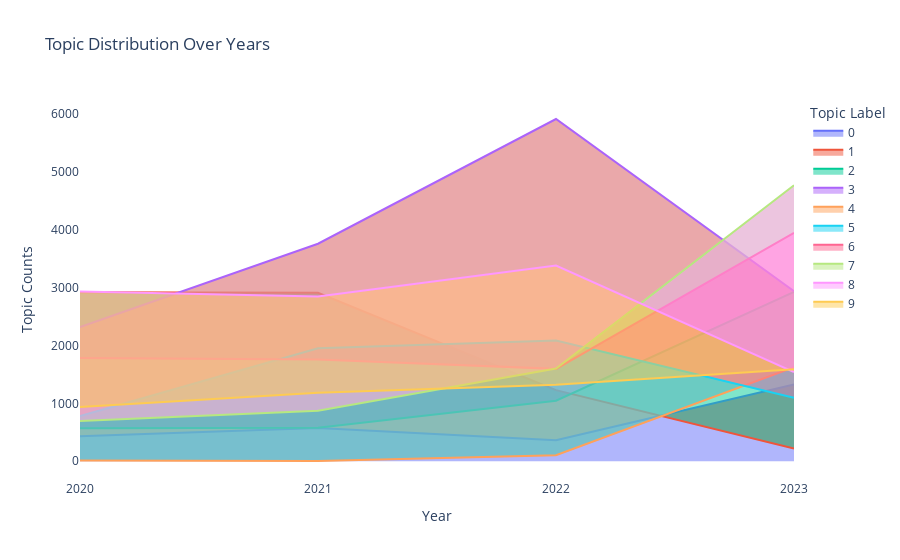

Write notebook code for a chart like this one.
### Code cell
import pandas as pd
import plotly.express as px

# Assuming you already have the 'df' DataFrame with 'date' and 'topic_label' columns

# Extract the year from the 'date' column
df['year'] = df['date'].dt.year

# Count the occurrences of each topic label for each year
topic_counts = df.groupby(['year', 'topic_label']).size().reset_index(name='count')

# Create an interactive line plot using Plotly
fig = px.line(topic_counts, x='year', y='count', color='topic_label', line_group='topic_label', 
              labels={'year': 'Year', 'count': 'Topic Counts'}, title='Topic Distribution Over Years')

# Add filled area under the lines
fig.update_traces(fill='tonexty')

fig.update_layout(
    hovermode='x',  # Show hover information for x-axis
    xaxis=dict(type='category'),  # Use categorical x-axis
    legend_title='Topic Label',
    showlegend=True,
    plot_bgcolor='white'  # Set plot background color
)

fig.show()

### Figure 1 — Plotly figure (JSON) as saved in the notebook; plotly's stock layout.template omitted (floating-point values rounded to 4 significant figures)
{"data": [{"fill": "tonexty", "hovertemplate": "topic_label=0<br>Year=%{x}<br>Topic Counts=%{y}<extra></extra>", "legendgroup": "0", "line": {"color": "#636efa", "dash": "solid"}, "marker": {"symbol": "circle"}, "mode": "lines", "name": "0", "orientation": "v", "showlegend": true, "type": "scatter", "x": [2020, 2021, 2022, 2023], "xaxis": "x", "y": [430, 572, 361, 1327], "yaxis": "y"}, {"fill": "tonexty", "hovertemplate": "topic_label=1<br>Year=%{x}<br>Topic Counts=%{y}<extra></extra>", "legendgroup": "1", "line": {"color": "#EF553B", "dash": "solid"}, "marker": {"symbol": "circle"}, "mode": "lines", "name": "1", "orientation": "v", "showlegend": true, "type": "scatter", "x": [2020, 2021, 2022, 2023], "xaxis": "x", "y": [2921, 2909, 1227, 218], "yaxis": "y"}, {"fill": "tonexty", "hovertemplate": "topic_label=2<br>Year=%{x}<br>Topic Counts=%{y}<extra></extra>", "legendgroup": "2", "line": {"color": "#00cc96", "dash": "solid"}, "marker": {"symbol": "circle"}, "mode": "lines", "name": "2", "orientation": "v", "showlegend": true, "type": "scatter", "x": [2020, 2021, 2022, 2023], "xaxis": "x", "y": [569, 576, 1045, 2927], "yaxis": "y"}, {"fill": "tonexty", "hovertemplate": "topic_label=3<br>Year=%{x}<br>Topic Counts=%{y}<extra></extra>", "legendgroup": "3", "line": {"color": "#ab63fa", "dash": "solid"}, "marker": {"symbol": "circle"}, "mode": "lines", "name": "3", "orientation": "v", "showlegend": true, "type": "scatter", "x": [2020, 2021, 2022, 2023], "xaxis": "x", "y": [2317, 3758, 5913, 2938], "yaxis": "y"}, {"fill": "tonexty", "hovertemplate": "topic_label=4<br>Year=%{x}<br>Topic Counts=%{y}<extra></extra>", "legendgroup": "4", "line": {"color": "#FFA15A", "dash": "solid"}, "marker": {"symbol": "circle"}, "mode": "lines", "name": "4", "orientation": "v", "showlegend": true, "type": "scatter", "x": [2020, 2021, 2022, 2023], "xaxis": "x", "y": [10, 3, 103, 1623], "yaxis": "y"}, {"fill": "tonexty", "hovertemplate": "topic_label=5<br>Year=%{x}<br>Topic Counts=%{y}<extra></extra>", "legendgroup": "5", "line": {"color": "#19d3f3", "dash": "solid"}, "marker": {"symbol": "circle"}, "mode": "lines", "name": "5", "orientation": "v", "showlegend": true, "type": "scatter", "x": [2020, 2021, 2022, 2023], "xaxis": "x", "y": [780, 1951, 2084, 1095], "yaxis": "y"}, {"fill": "tonexty", "hovertemplate": "topic_label=6<br>Year=%{x}<br>Topic Counts=%{y}<extra></extra>", "legendgroup": "6", "line": {"color": "#FF6692", "dash": "solid"}, "marker": {"symbol": "circle"}, "mode": "lines", "name": "6", "orientation": "v", "showlegend": true, "type": "scatter", "x": [2020, 2021, 2022, 2023], "xaxis": "x", "y": [1781, 1757, 1595, 3945], "yaxis": "y"}, {"fill": "tonexty", "hovertemplate": "topic_label=7<br>Year=%{x}<br>Topic Counts=%{y}<extra></extra>", "legendgroup": "7", "line": {"color": "#B6E880", "dash": "solid"}, "marker": {"symbol": "circle"}, "mode": "lines", "name": "7", "orientation": "v", "showlegend": true, "type": "scatter", "x": [2020, 2021, 2022, 2023], "xaxis": "x", "y": [696, 873, 1602, 4767], "yaxis": "y"}, {"fill": "tonexty", "hovertemplate": "topic_label=8<br>Year=%{x}<br>Topic Counts=%{y}<extra></extra>", "legendgroup": "8", "line": {"color": "#FF97FF", "dash": "solid"}, "marker": {"symbol": "circle"}, "mode": "lines", "name": "8", "orientation": "v", "showlegend": true, "type": "scatter", "x": [2020, 2021, 2022, 2023], "xaxis": "x", "y": [2934, 2847, 3381, 1539], "yaxis": "y"}, {"fill": "tonexty", "hovertemplate": "topic_label=9<br>Year=%{x}<br>Topic Counts=%{y}<extra></extra>", "legendgroup": "9", "line": {"color": "#FECB52", "dash": "solid"}, "marker": {"symbol": "circle"}, "mode": "lines", "name": "9", "orientation": "v", "showlegend": true, "type": "scatter", "x": [2020, 2021, 2022, 2023], "xaxis": "x", "y": [935, 1183, 1322, 1587], "yaxis": "y"}], "layout": {"autosize": true, "hovermode": "x", "legend": {"title": {"text": "Topic Label"}, "tracegroupgap": 0}, "plot_bgcolor": "white", "showlegend": true, "title": {"text": "Topic Distribution Over Years"}, "xaxis": {"anchor": "y", "autorange": true, "domain": [0, 1], "range": [0, 3], "title": {"text": "Year"}, "type": "category"}, "yaxis": {"anchor": "x", "autorange": true, "domain": [0, 1], "range": [-325.3, 6241.0], "title": {"text": "Topic Counts"}, "type": "linear"}}}
